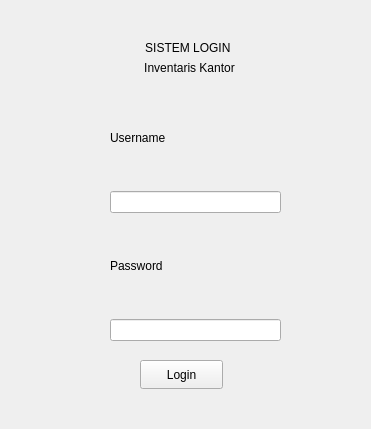
<?xml version="1.0" encoding="UTF-8"?>
<ui version="4.0">
 <class>LoginWindow</class>
 <widget class="QWidget" name="LoginWindow">
  <property name="windowTitle">
   <string>Form</string>
  </property>
  <widget class="QPushButton" name="loginButton">
   <property name="geometry">
    <rect>
     <x>140</x>
     <y>360</y>
     <width>83</width>
     <height>29</height>
    </rect>
   </property>
   <property name="text">
    <string>Login</string>
   </property>
  </widget>
  <widget class="QWidget" name="verticalLayoutWidget">
   <property name="geometry">
    <rect>
     <x>90</x>
     <y>90</y>
     <width>191</width>
     <height>251</height>
    </rect>
   </property>
   <layout class="QVBoxLayout" name="verticalLayout">
    <property name="leftMargin">
     <number>20</number>
    </property>
    <item>
     <widget class="QLabel" name="label_2">
      <property name="text">
       <string>Username</string>
      </property>
     </widget>
    </item>
    <item>
     <widget class="QLineEdit" name="usernameLineEdit">
      <property name="alignment">
       <set>Qt::AlignmentFlag::AlignCenter</set>
      </property>
     </widget>
    </item>
    <item>
     <widget class="QLabel" name="label">
      <property name="text">
       <string>Password</string>
      </property>
     </widget>
    </item>
    <item>
     <widget class="QLineEdit" name="passwordLineEdit">
      <property name="alignment">
       <set>Qt::AlignmentFlag::AlignCenter</set>
      </property>
     </widget>
    </item>
   </layout>
  </widget>
  <widget class="QLabel" name="label_3">
   <property name="geometry">
    <rect>
     <x>130</x>
     <y>40</y>
     <width>119</width>
     <height>16</height>
    </rect>
   </property>
   <property name="autoFillBackground">
    <bool>false</bool>
   </property>
   <property name="text">
    <string>SISTEM LOGIN </string>
   </property>
   <property name="alignment">
    <set>Qt::AlignmentFlag::AlignCenter</set>
   </property>
  </widget>
  <widget class="QLabel" name="label_4">
   <property name="geometry">
    <rect>
     <x>130</x>
     <y>60</y>
     <width>119</width>
     <height>16</height>
    </rect>
   </property>
   <property name="text">
    <string>Inventaris Kantor</string>
   </property>
   <property name="alignment">
    <set>Qt::AlignmentFlag::AlignCenter</set>
   </property>
  </widget>
 </widget>
 <resources/>
 <connections/>
</ui>
